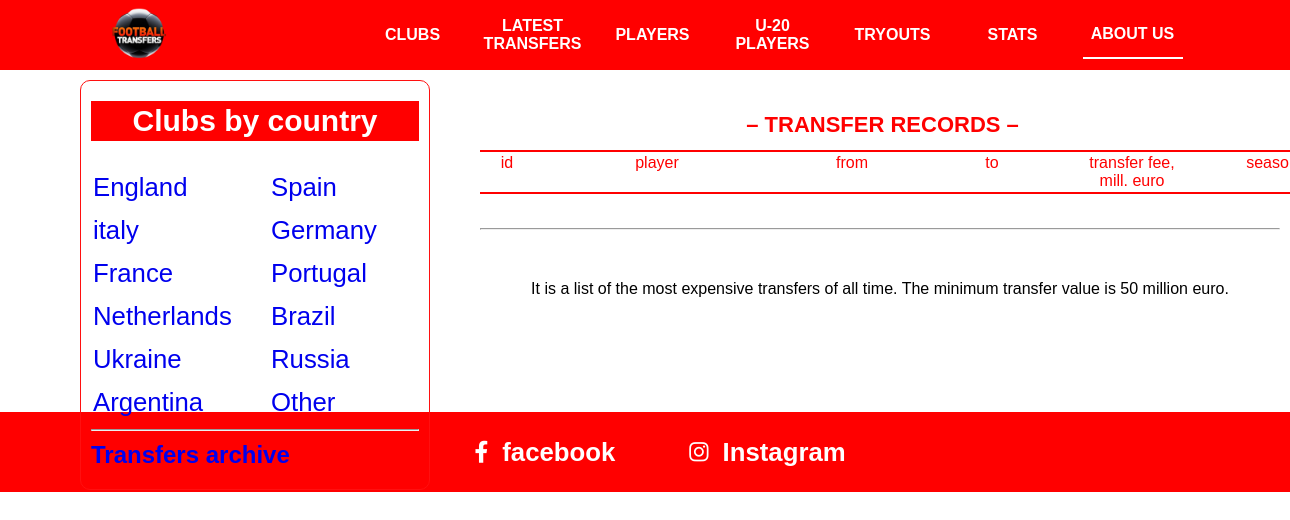
Before: /transfers_records/ with the older database file.
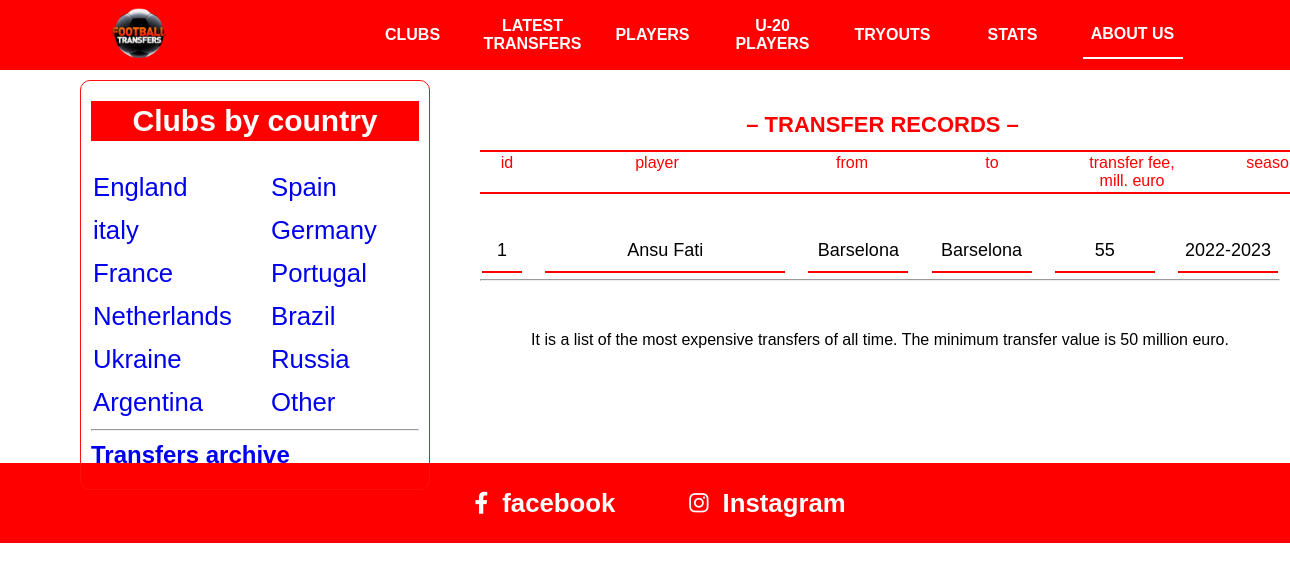
After: the same page with the newer database file.
### asosiy/models.py (models this page shows, shortened)
class Transfer(models.Model):
    player = models.ForeignKey(Player, on_delete=models.SET_NULL, null=True)
    eski_club = models.ForeignKey(Club, on_delete=models.SET_NULL, null=True, related_name="sotuvlari")
    yangi_club = models.ForeignKey(Club, on_delete=models.SET_NULL, null=True, related_name="olganlari")
    narx = models.PositiveSmallIntegerField()
    tah_narx = models.PositiveSmallIntegerField()
    mavsum = models.CharField(max_length=10)

class Player(models.Model):
    ism = models.CharField(max_length=30)
    davlat = models.ForeignKey(Davlat, on_delete=models.CASCADE)
    tugulgan_sana = models.DateField()
    narx = models.PositiveSmallIntegerField()
    club = models.ForeignKey(Club, on_delete=models.SET_NULL, null=True)
    pozitsiya = models.CharField(max_length=30)
    def __str__(self):
        return self.ism

class Club(models.Model):
    nom = models.CharField(max_length=30)
    logo = models.FileField(blank=True)
    davlat = models.ForeignKey(Davlat, on_delete=models.CASCADE)
    president = models.CharField(max_length=30, blank=True)
    coach = models.CharField(max_length=30, blank=True)
    yili = models.DateField(blank=True)
    record_transfer = models.CharField(max_length=30, blank=True)
    record_sotuv = models.CharField(max_length=30, blank=True)
    def __str__(self):
        return self.nom

### asosiy/views.py (the view)
# urls.py: path('transfers_records/', transfers_records),
def transfers_records(requests):
    content = {
        "players": Transfer.objects.filter(narx__gt=50)[:100]
    }
    return render(requests, "transfer-records.html", content)

### templates/transfer-records.html
{% extends 'header.html' %}
{% block content %}
      <div class="nav">
          <h2>– TRANSFER RECORDS –</h2>
          <table class="content-nav">
            <thead>
              <tr>
                <td>id</td>
                <td>player</td>
                <td>from</td>
                <td>to</td>
                <td>
                  transfer fee, <br />
                  mill. euro
                </td>
                <td>
                  season
                </td>
              </tr>
            </thead>
          </table>
        </div>
<br>
<br>
<br>
<br>
<br>
<br>
      <div class="latest-transfers">
        <table class="top-players">
            {% for player in players %}
          <tr>
            <td>{{player.id}}</td>
            <td>{{player.player}}</td>
            <td>{{player.eski_club}}</td>
            <td>{{player.yangi_club}}</td>
            <td>{{player.narx}}</td>
            <td>{{player.mavsum}}</td>
          </tr>
            {% endfor %}
        </table>
        <hr>
        <p>It is a list of the most expensive transfers of all time. The minimum transfer value is 50 million euro.</p>
      </div>
{% endblock %}

Changed rows visible on the page:
added Transfer: id "1", player "Ansu Fati", eski_club "Barselona", yangi_club "Barselona", narx "55", mavsum "2022-2023"
